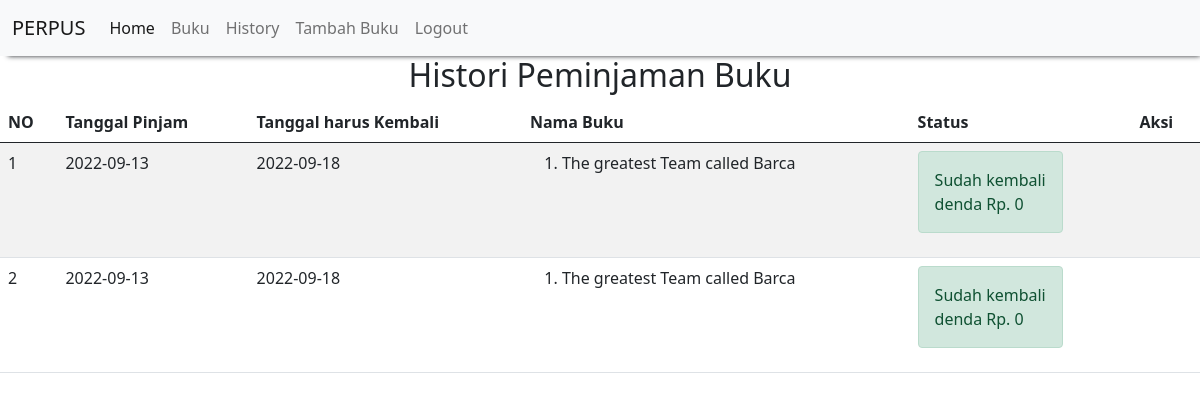
Screenshot of /perpustakaan/histori_peminjaman.php with the database file from the repository.
### tables this page shows
CREATE TABLE `peminjaman_buku` (
  `id_peminjaman_buku` int(11) NOT NULL,
  `id_siswa` int(11) NOT NULL,
  `tanggal_pinjam` date NOT NULL,
  `tanggal_kembali` date NOT NULL
);

CREATE TABLE `detail_peminjaman_buku` (
  `id_detail_peminjaman_buku` int(11) NOT NULL,
  `id_peminjaman_buku` int(11) NOT NULL,
  `id_buku` int(11) NOT NULL,
  `qty` int(11) NOT NULL
);

CREATE TABLE `buku` (
  `id_buku` int(11) NOT NULL,
  `nama_buku` varchar(120) NOT NULL,
  `deskripsi` varchar(120) NOT NULL,
  `foto` blob NOT NULL
);

CREATE TABLE `pengembalian_buku` (
  `id_pengembalian_buku` int(11) NOT NULL,
  `id_peminjaman_buku` int(11) NOT NULL,
  `tanggal_pengembalian` date NOT NULL,
  `denda` int(11) NOT NULL
);

### perpustakaan/histori_peminjaman.php (the view)
<?php
include "header.php";
?>
<center><h2>Histori Peminjaman Buku</h2></center>
<table class="table table-hover table-striped">
    <thead>
        <th>NO</th><th>Tanggal Pinjam</th><th>Tanggal harus Kembali</th><th>Nama Buku</th><th>Status</th><th>Aksi</th>
    </thead>
    <tbody>
        <?php
        include "koneksi.php";
        $qry_histori=mysqli_query($conn,"select * from peminjaman_buku order by id_peminjaman_buku desc");
        $no=0;
        while($dt_histori=mysqli_fetch_array($qry_histori)){
            $no++;
            $buku_dipinjam="<ol>";
            $qry_buku=mysqli_query($conn,"select * from  detail_peminjaman_buku join buku on buku.id_buku=detail_peminjaman_buku.id_buku where id_peminjaman_buku = '".$dt_histori['id_peminjaman_buku']."'");
            while($dt_buku=mysqli_fetch_array($qry_buku)){
                $buku_dipinjam.="<li>".$dt_buku['nama_buku']."</li>";
            }
            $buku_dipinjam.="</ol>";
            $qry_cek_kembali=mysqli_query($conn,"select * from pengembalian_buku where id_peminjaman_buku = '".$dt_histori['id_peminjaman_buku']."'");
            if(mysqli_num_rows($qry_cek_kembali)>0){
                $dt_kembali=mysqli_fetch_array($qry_cek_kembali);
                $denda="denda Rp. ".$dt_kembali['denda'];
                $status_kembali="<label class='alert alert-success'>Sudah kembali <br>".$denda."</label>";
                $button_kembali="";
            } else {
                $status_kembali="<label class='alert alert-danger'>Belum kembali</label>";
                $button_kembali="<a href='kembali.php?id=".$dt_histori['id_peminjaman_buku']."' class='btn btn-warning' onclick='return confirm(\"kembalikan?\")'>Kembalikan</a>";
            }
        ?>
            <tr>
                <td><?=$no?></td>
				<td><?=$dt_histori['tanggal_pinjam']?></td>
				<td><?=$dt_histori['tanggal_kembali']?></td>
				<td><?=$buku_dipinjam?></td>
				<td><?=$status_kembali?></td>
				<td><?=$button_kembali?></td>
            </tr>
        <?php
        }
        ?>
    </tbody>
</table>
<?php
    include "footer.php";
?>

### rows the page displays
peminjaman_buku: tanggal_pinjam "2022-09-13", tanggal_kembali "2022-09-18", pengembalian_buku.denda "denda Rp. 0"
detail_peminjaman_buku: id_buku.nama_buku "The greatest Team called Barca"
peminjaman_buku: tanggal_pinjam "2022-09-13", tanggal_kembali "2022-09-18", pengembalian_buku.denda "denda Rp. 0"
detail_peminjaman_buku: id_buku.nama_buku "The greatest Team called Barca"
